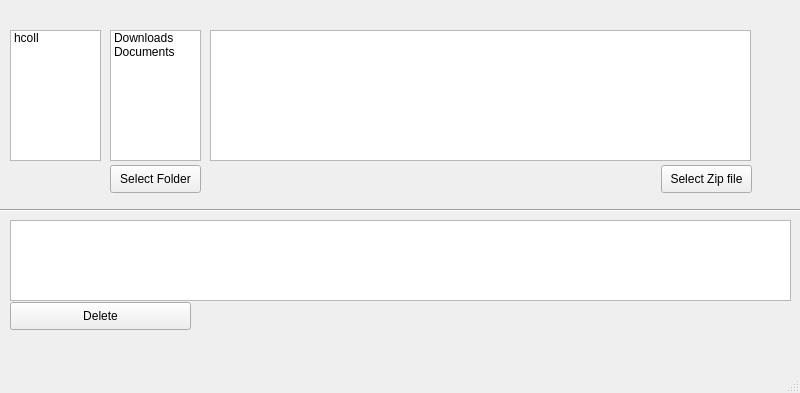
<?xml version="1.0" encoding="UTF-8"?>
<ui version="4.0">
 <class>MainWindow</class>
 <widget class="QMainWindow" name="MainWindow">
  <property name="geometry">
   <rect>
    <x>0</x>
    <y>0</y>
    <width>800</width>
    <height>393</height>
   </rect>
  </property>
  <property name="windowTitle">
   <string>MainWindow</string>
  </property>
  <widget class="QWidget" name="centralwidget">
   <widget class="QPushButton" name="folderselect">
    <property name="geometry">
     <rect>
      <x>110</x>
      <y>165</y>
      <width>91</width>
      <height>28</height>
     </rect>
    </property>
    <property name="text">
     <string>Select Folder</string>
    </property>
   </widget>
   <widget class="QListWidget" name="zipfiles">
    <property name="geometry">
     <rect>
      <x>210</x>
      <y>30</y>
      <width>541</width>
      <height>131</height>
     </rect>
    </property>
   </widget>
   <widget class="QPushButton" name="remove">
    <property name="geometry">
     <rect>
      <x>10</x>
      <y>302</y>
      <width>181</width>
      <height>28</height>
     </rect>
    </property>
    <property name="text">
     <string>Delete</string>
    </property>
   </widget>
   <widget class="QTextEdit" name="description">
    <property name="geometry">
     <rect>
      <x>10</x>
      <y>220</y>
      <width>781</width>
      <height>81</height>
     </rect>
    </property>
   </widget>
   <widget class="Line" name="line">
    <property name="geometry">
     <rect>
      <x>0</x>
      <y>200</y>
      <width>801</width>
      <height>20</height>
     </rect>
    </property>
    <property name="orientation">
     <enum>Qt::Horizontal</enum>
    </property>
   </widget>
   <widget class="QPushButton" name="zipview">
    <property name="geometry">
     <rect>
      <x>661</x>
      <y>165</y>
      <width>91</width>
      <height>28</height>
     </rect>
    </property>
    <property name="text">
     <string>Select Zip file</string>
    </property>
   </widget>
   <widget class="QListWidget" name="FolderList">
    <property name="geometry">
     <rect>
      <x>110</x>
      <y>30</y>
      <width>91</width>
      <height>131</height>
     </rect>
    </property>
    <item>
     <property name="text">
      <string>Downloads</string>
     </property>
    </item>
    <item>
     <property name="text">
      <string>Documents</string>
     </property>
    </item>
   </widget>
   <widget class="QListWidget" name="UserList">
    <property name="geometry">
     <rect>
      <x>10</x>
      <y>30</y>
      <width>91</width>
      <height>131</height>
     </rect>
    </property>
    <item>
     <property name="text">
      <string>hcoll</string>
     </property>
    </item>
   </widget>
  </widget>
  <widget class="QMenuBar" name="menubar">
   <property name="geometry">
    <rect>
     <x>0</x>
     <y>0</y>
     <width>800</width>
     <height>20</height>
    </rect>
   </property>
  </widget>
  <widget class="QStatusBar" name="statusbar"/>
 </widget>
 <resources/>
 <connections/>
</ui>
